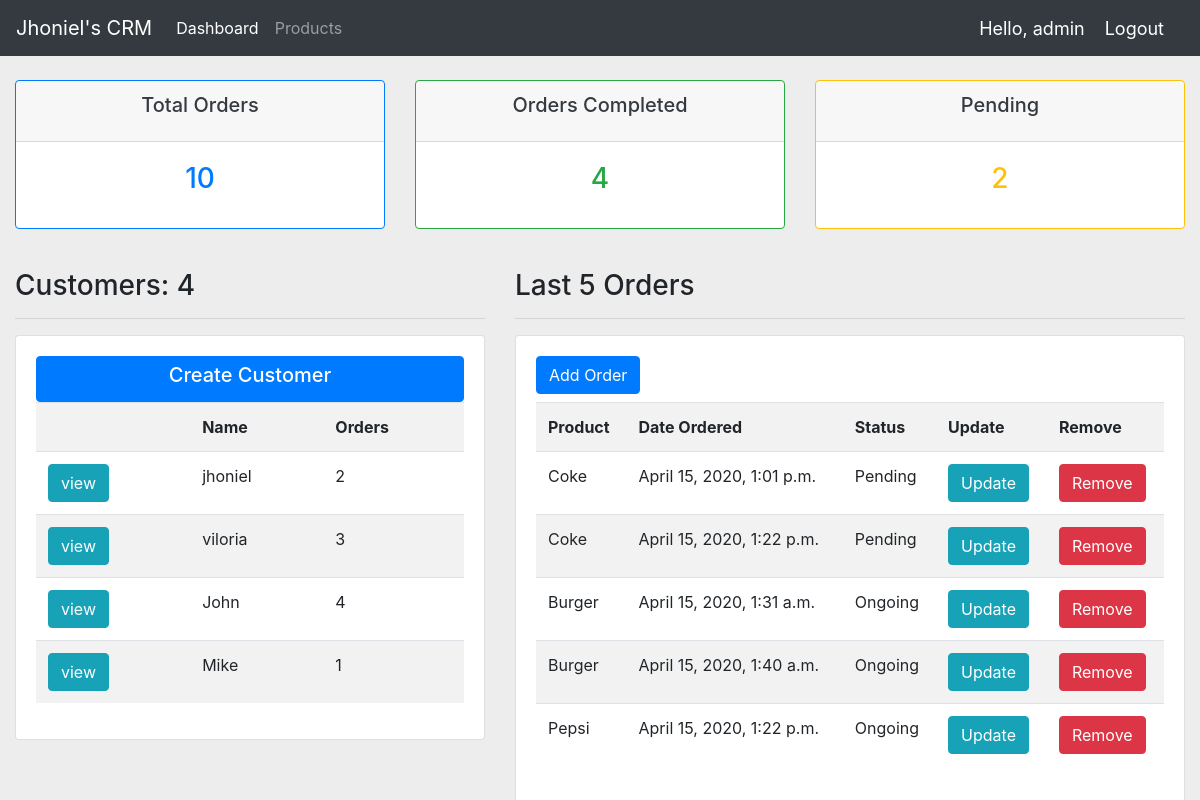
Before: /dashboard/ (signed in) with the older database file.
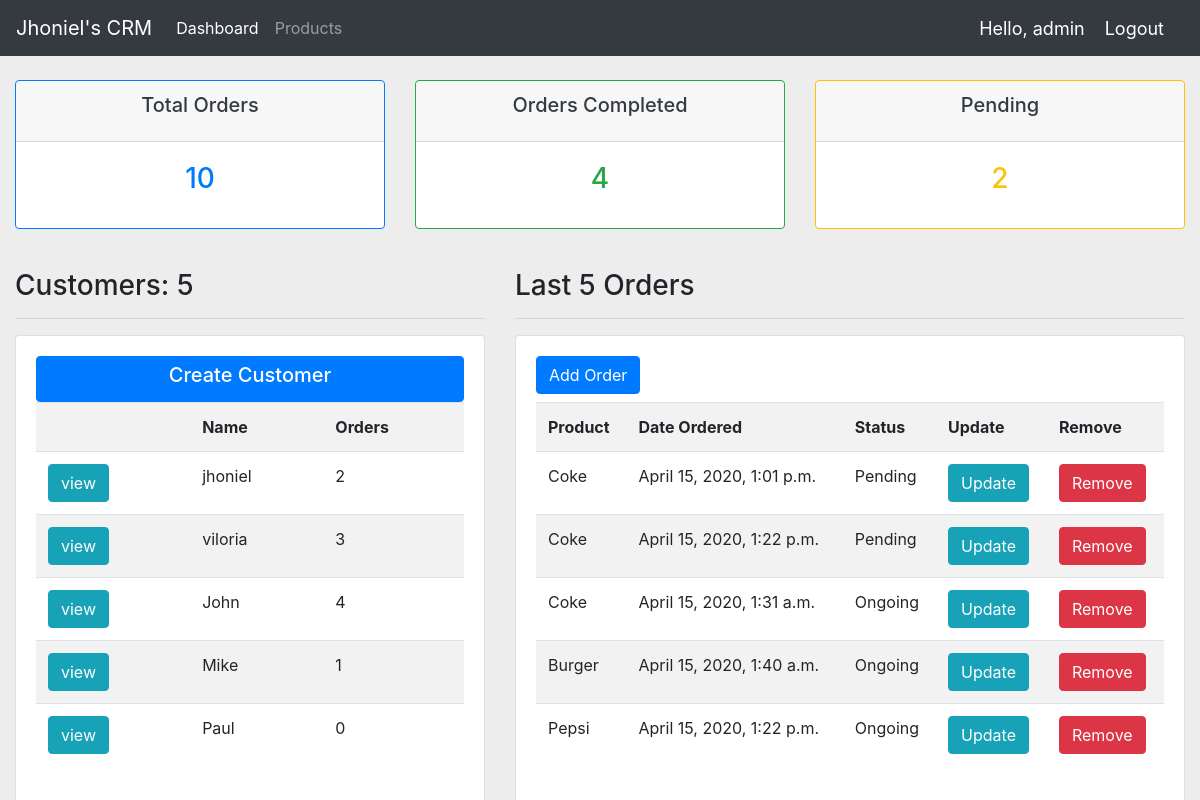
After: the same page with the newer database file.
### accounts/models.py (models this page shows, shortened)
class Customer(models.Model):
    user = models.OneToOneField(User,
                                null=True,
                                on_delete=models.CASCADE)
    name = models.CharField(max_length=200)
    email = models.CharField(max_length=200)
    phone = models.CharField(max_length=20)
    @property
    def orders(self):
        order_count = self.order_set.all().count()
        return str(order_count)

class Order(models.Model):
    STATUS_CHOICES = (
        ('Pending', 'pending'),
        ('Ongoing', 'ongoing'),
        ('Completed', 'completed'),
    )
    status = models.CharField(max_length=20,
                              choices=STATUS_CHOICES,
                              default='Pending')
    item = models.ForeignKey(Product,
                             on_delete=models.CASCADE,
                             related_name='items')
    customer = models.ForeignKey(Customer,
                                 on_delete=models.CASCADE)
    created = models.DateTimeField(auto_now_add=True)
    updated = models.DateTimeField(auto_now=True)

class Product(models.Model):
    name = models.CharField(max_length=200)
    price = models.FloatField()
    created = models.DateTimeField(auto_now_add=True)
    def __str__(self):
        return self.name

### accounts/decorators.py (the view)
    def wrapper(request, *args, **kwargs):
        if request.user.is_staff:
            return my_func(request, *args, **kwargs)
        return redirect('profile')

### accounts/views.py (called while the page is built)
@admin_required
@login_required(login_url='login')
def dashboard(request):
    order_list = Order.objects.all()
    total_order = order_list.count()
    completed_order = order_list.filter(status='Completed').count()
    pending_order = order_list.filter(status='Pending').count()
    customer_list = Customer.objects.all()
    total_customer = customer_list.count()
    last5_order = order_list.order_by('-status')[0:5]
    context = {
        'total_order': total_order,
        'completed_order': completed_order,
        'pending_order': pending_order,
        'total_customer': total_customer,
        'customer_list': customer_list,
        'last5_order': last5_order,
    }
    return render(request, 'accounts/dashboard.html', context)

### accounts/templates/accounts/dashboard.html (shortened to what this page needs)
{% extends "base.html" %}
{% block content %}
<div class="container-fluid">
    <br>
    <div class="row">
        <div class="col col-md">
            <div class="card border-primary text-center text-dark mb-3" id="total-orders">
                <div class="card-header">
                    <h5 class="card-title">Total Orders</h5>
                </div>
                <div class="card-body text-primary">
                    <h3 class="card-title">{{ total_order }}</h3>
                </div>
            </div>
        </div>
        <div class="col col-md">
            <div class="card border-success text-center text-dark mb-3" id="total-orders">
                <div class="card-header">
                    <h5 class="card-title">Orders Completed</h5>
                </div>
                <div class="card-body text-success">
                    <h3 class="card-title">{{ completed_order }}</h3>
                </div>
            </div>
        </div>
        <div class="col col-md">
            <div class="card border-warning text-center text-dark mb-3" id="total-orders">
                <div class="card-header">
                    <h5 class="card-title">Pending</h5>
                </div>
                <div class="card-body text-warning">
                    <h3 class="card-title">{{ pending_order }}</h3>
                </div>
            </div>
        </div>
    </div>
</div>
<br>
<div class="container-fluid">
    <div class="row">
        <div class="col col-md-5">
            <h3>Customers: {{ total_customer }} </h3>
            <hr>
            <div class="card card-body">
                <a href="{% url "create_account" %}" class="btn btn-primary" role="button"><h5>Create Customer</h5></a>
                <table class="table table-striped">
                    <tr>
                        <th></th>
                        <th>Name</th>
                        <th>Orders</th>
                    </tr>
                    {% for customer in customer_list %}
                        <tr>
                            <td><a href="{% url 'customer_info' customer.id %}" class="btn btn-info">view</a></td>
                            <td>{{ customer.name }}</td>
                            <td>{{ customer.orders }} </td>
                        </tr>
                    {% endfor %}
                </table>
            </div>
        </div>
        <div class="col col-md-7">
            <h3>Last 5 Orders</h3>
            <hr>
            <div class="card card-body">
                <h5><a href="{% url "create_order" %}" class="btn btn-primary" role="button">Add Order</a></h5>
                <table class="table table-striped">
                    <tr>
                        <th>Product</th>
                        <th>Date Ordered</th>
                        <th>Status</th>
                        <th>Update</th>
                        <th>Remove</th>
                    </tr>
                    {% for order in last5_order %}
                        <tr>
                            <td>{{ order.item }}</td>
                            <td>{{ order.created }} </td>
                            <td>{{ order.status }} </td>
                            <td><a href="{% url "update_order" order.id %}?next={{ request.path|urlencode }}" class="btn btn-info" >Update</a></td>
                            <td><a href="" class="btn btn-danger">Remove</a></td>
                        </tr>
                    {% endfor %}
                </table>
            </div>
        </div>
    </div>
</div>
{% endblock %}

Changed rows visible on the page:
added Customer: name "Paul", orders "0"
changed Order "April 15, 2020, 1:31 a.m.": item "Burger" → "Coke"
Other visible differences:
{{ total_customer }}: "4" → "5"
